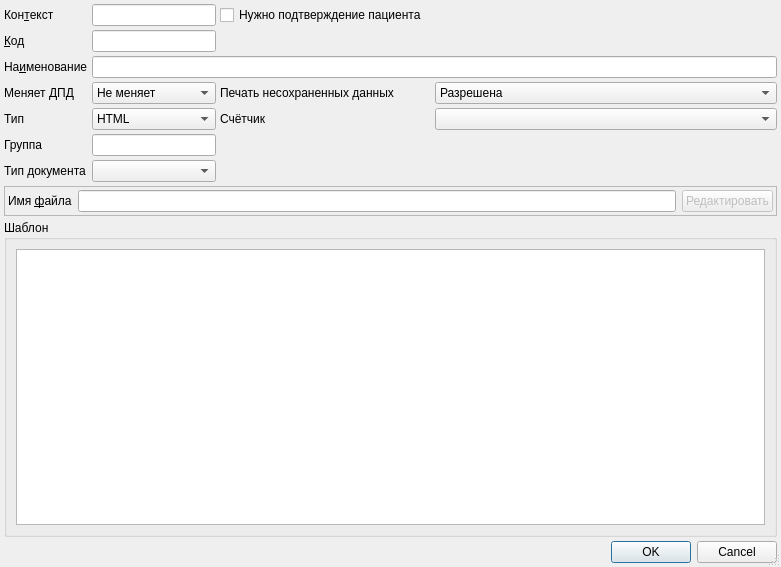
<?xml version="1.0" encoding="UTF-8"?>
<ui version="4.0">
 <class>PrintTemplateEditorDialog</class>
 <widget class="QDialog" name="PrintTemplateEditorDialog">
  <property name="geometry">
   <rect>
    <x>0</x>
    <y>0</y>
    <width>679</width>
    <height>567</height>
   </rect>
  </property>
  <property name="windowTitle">
   <string>ChangeMe!</string>
  </property>
  <property name="sizeGripEnabled">
   <bool>true</bool>
  </property>
  <layout class="QGridLayout">
   <property name="margin">
    <number>4</number>
   </property>
   <property name="spacing">
    <number>4</number>
   </property>
   <item row="10" column="0" colspan="5">
    <widget class="QFrame" name="frmExaro">
     <property name="frameShape">
      <enum>QFrame::StyledPanel</enum>
     </property>
     <property name="frameShadow">
      <enum>QFrame::Raised</enum>
     </property>
     <layout class="QGridLayout" name="gridLayout_2">
      <property name="margin">
       <number>3</number>
      </property>
      <item row="3" column="0">
       <widget class="QLabel" name="lblFileName">
        <property name="text">
         <string>Имя &amp;файла</string>
        </property>
        <property name="buddy">
         <cstring>edtFileName</cstring>
        </property>
       </widget>
      </item>
      <item row="3" column="2">
       <widget class="QPushButton" name="btnEdit">
        <property name="enabled">
         <bool>false</bool>
        </property>
        <property name="toolTip">
         <string>Изменить шаблон Exaro во внешнем редакторе</string>
        </property>
        <property name="text">
         <string>Редактировать</string>
        </property>
       </widget>
      </item>
      <item row="3" column="1">
       <widget class="QLineEdit" name="edtFileName">
        <property name="minimumSize">
         <size>
          <width>200</width>
          <height>0</height>
         </size>
        </property>
       </widget>
      </item>
     </layout>
    </widget>
   </item>
   <item row="11" column="0" colspan="5">
    <widget class="QGroupBox" name="grpDefault">
     <property name="title">
      <string>Шаблон</string>
     </property>
     <layout class="QGridLayout" name="gridLayout">
      <item row="0" column="0">
       <widget class="QTextEdit" name="edtDefault"/>
      </item>
     </layout>
    </widget>
   </item>
   <item row="0" column="1">
    <widget class="QLineEdit" name="edtContext"/>
   </item>
   <item row="1" column="0">
    <widget class="QLabel" name="lblCode">
     <property name="text">
      <string>&amp;Код</string>
     </property>
     <property name="buddy">
      <cstring>edtCode</cstring>
     </property>
    </widget>
   </item>
   <item row="2" column="0">
    <widget class="QLabel" name="lblName">
     <property name="text">
      <string>На&amp;именование</string>
     </property>
     <property name="buddy">
      <cstring>edtName</cstring>
     </property>
    </widget>
   </item>
   <item row="1" column="1">
    <widget class="QLineEdit" name="edtCode"/>
   </item>
   <item row="2" column="1" colspan="4">
    <widget class="QLineEdit" name="edtName">
     <property name="minimumSize">
      <size>
       <width>200</width>
       <height>0</height>
      </size>
     </property>
    </widget>
   </item>
   <item row="5" column="0">
    <widget class="QLabel" name="lblType">
     <property name="text">
      <string>Тип</string>
     </property>
     <property name="buddy">
      <cstring>cmbType</cstring>
     </property>
    </widget>
   </item>
   <item row="0" column="0">
    <widget class="QLabel" name="lblContext">
     <property name="text">
      <string>Кон&amp;текст</string>
     </property>
     <property name="buddy">
      <cstring>edtContext</cstring>
     </property>
    </widget>
   </item>
   <item row="4" column="1">
    <widget class="QComboBox" name="cmbDPD">
     <item>
      <property name="text">
       <string>Не меняет</string>
      </property>
     </item>
     <item>
      <property name="text">
       <string>Меняет на &quot;Да&quot;</string>
      </property>
     </item>
     <item>
      <property name="text">
       <string>Меняет на &quot;Нет&quot;</string>
      </property>
     </item>
    </widget>
   </item>
   <item row="5" column="1">
    <widget class="QComboBox" name="cmbType">
     <item>
      <property name="text">
       <string>HTML</string>
      </property>
     </item>
     <item>
      <property name="text">
       <string>Exaro</string>
      </property>
     </item>
     <item>
      <property name="text">
       <string>SVG</string>
      </property>
     </item>
    </widget>
   </item>
   <item row="4" column="0">
    <widget class="QLabel" name="lblDPD">
     <property name="text">
      <string>Меняет ДПД</string>
     </property>
     <property name="buddy">
      <cstring>cmbDPD</cstring>
     </property>
    </widget>
   </item>
   <item row="4" column="4">
    <widget class="QComboBox" name="cmbBanUnkeptData">
     <property name="toolTip">
      <string>На данный момент распространяется только на обращения. Доступно 3 варианта: &lt;ul&gt;&lt;li&gt;&lt;i&gt;Разрешено&lt;/i&gt; - печать доступна в любой момент.&lt;/li&gt;&lt;li&gt;&lt;i&gt;Запрещена&lt;/i&gt; - пока данные не будут сохранены, шаблоны не будут доступны для выбора.&lt;/li&gt;&lt;li&gt;&lt;i&gt;Запрещена, упрощенный режим сохранения&lt;/i&gt; - до сохранения данных шаблоны доступны для выбора, однако при их выборе будет выведено предупреждение с предложением сохранить данные. Пока данные не будут успешно сохранены, шаблон напечатан не будет.&lt;/li&gt;&lt;/ul&gt;</string>
     </property>
     <item>
      <property name="text">
       <string>Разрешена</string>
      </property>
     </item>
     <item>
      <property name="text">
       <string>Запрещена</string>
      </property>
     </item>
     <item>
      <property name="text">
       <string>Запрещена, доступен упрощенный режим сохранения</string>
      </property>
     </item>
    </widget>
   </item>
   <item row="1" column="3" colspan="2">
    <spacer>
     <property name="orientation">
      <enum>Qt::Horizontal</enum>
     </property>
     <property name="sizeHint" stdset="0">
      <size>
       <width>133</width>
       <height>22</height>
      </size>
     </property>
    </spacer>
   </item>
   <item row="5" column="4">
    <widget class="CRBComboBox" name="cmbCounter">
     <property name="toolTip">
      <string>На данный момент распространяется только на обращения. Доступно 3 варианта: &lt;ul&gt;&lt;li&gt;&lt;i&gt;Разрешено&lt;/i&gt; - печать доступна в любой момент.&lt;/li&gt;&lt;li&gt;&lt;i&gt;Запрещена&lt;/i&gt; - пока данные не будут сохранены, шаблоны не будут доступны для выбора.&lt;/li&gt;&lt;li&gt;&lt;i&gt;Запрещена, упрощенный режим сохранения&lt;/i&gt; - до сохранения данных шаблоны доступны для выбора, однако при их выборе будет выведено предупреждение с предложением сохранить данные. Пока данные не будут успешно сохранены, шаблон напечатан не будет.&lt;/li&gt;&lt;/ul&gt;</string>
     </property>
    </widget>
   </item>
   <item row="0" column="3" colspan="2">
    <spacer>
     <property name="orientation">
      <enum>Qt::Horizontal</enum>
     </property>
     <property name="sizeHint" stdset="0">
      <size>
       <width>131</width>
       <height>22</height>
      </size>
     </property>
    </spacer>
   </item>
   <item row="12" column="0" colspan="5">
    <widget class="QDialogButtonBox" name="buttonBox">
     <property name="orientation">
      <enum>Qt::Horizontal</enum>
     </property>
     <property name="standardButtons">
      <set>QDialogButtonBox::Cancel|QDialogButtonBox::Ok</set>
     </property>
    </widget>
   </item>
   <item row="6" column="1">
    <widget class="QLineEdit" name="edtGroup"/>
   </item>
   <item row="6" column="0">
    <widget class="QLabel" name="lblGroup">
     <property name="text">
      <string>Группа</string>
     </property>
    </widget>
   </item>
   <item row="7" column="1">
    <widget class="CRBComboBox" name="cmbIEMKDoc"/>
   </item>
   <item row="7" column="0">
    <widget class="QLabel" name="label">
     <property name="text">
      <string>Тип документа</string>
     </property>
    </widget>
   </item>
   <item row="0" column="2">
    <widget class="QCheckBox" name="chkPatientApply">
     <property name="sizePolicy">
      <sizepolicy hsizetype="Expanding" vsizetype="Fixed">
       <horstretch>30</horstretch>
       <verstretch>0</verstretch>
      </sizepolicy>
     </property>
     <property name="minimumSize">
      <size>
       <width>0</width>
       <height>0</height>
      </size>
     </property>
     <property name="maximumSize">
      <size>
       <width>236</width>
       <height>16777215</height>
      </size>
     </property>
     <property name="sizeIncrement">
      <size>
       <width>0</width>
       <height>0</height>
      </size>
     </property>
     <property name="baseSize">
      <size>
       <width>0</width>
       <height>0</height>
      </size>
     </property>
     <property name="layoutDirection">
      <enum>Qt::LeftToRight</enum>
     </property>
     <property name="text">
      <string>Нужно подтверждение пациента</string>
     </property>
     <property name="tristate">
      <bool>false</bool>
     </property>
    </widget>
   </item>
   <item row="4" column="2">
    <widget class="QLabel" name="lblBanUnkeptData">
     <property name="toolTip">
      <string>На данный момент распространяется только на обращения. Доступно 3 варианта: &lt;ul&gt;&lt;li&gt;&lt;i&gt;Разрешено&lt;/i&gt; - печать доступна в любой момент.&lt;/li&gt;&lt;li&gt;&lt;i&gt;Запрещена&lt;/i&gt; - пока данные не будут сохранены, шаблоны не будут доступны для выбора.&lt;/li&gt;&lt;li&gt;&lt;i&gt;Запрещена, упрощенный режим сохранения&lt;/i&gt; - до сохранения данных шаблоны доступны для выбора, однако при их выборе будет выведено предупреждение с предложением сохранить данные. Пока данные не будут успешно сохранены, шаблон напечатан не будет.&lt;/li&gt;&lt;/ul&gt;</string>
     </property>
     <property name="text">
      <string>Печать несохраненных данных</string>
     </property>
     <property name="buddy">
      <cstring>cmbBanUnkeptData</cstring>
     </property>
    </widget>
   </item>
   <item row="5" column="2">
    <widget class="QLabel" name="lblCounter">
     <property name="toolTip">
      <string>На данный момент распространяется только на обращения. Доступно 3 варианта: &lt;ul&gt;&lt;li&gt;&lt;i&gt;Разрешено&lt;/i&gt; - печать доступна в любой момент.&lt;/li&gt;&lt;li&gt;&lt;i&gt;Запрещена&lt;/i&gt; - пока данные не будут сохранены, шаблоны не будут доступны для выбора.&lt;/li&gt;&lt;li&gt;&lt;i&gt;Запрещена, упрощенный режим сохранения&lt;/i&gt; - до сохранения данных шаблоны доступны для выбора, однако при их выборе будет выведено предупреждение с предложением сохранить данные. Пока данные не будут успешно сохранены, шаблон напечатан не будет.&lt;/li&gt;&lt;/ul&gt;</string>
     </property>
     <property name="text">
      <string>Счётчик</string>
     </property>
     <property name="buddy">
      <cstring>cmbCounter</cstring>
     </property>
    </widget>
   </item>
  </layout>
 </widget>
 <customwidgets>
  <customwidget>
   <class>CRBComboBox</class>
   <extends>QComboBox</extends>
   <header>library/crbcombobox.h</header>
  </customwidget>
 </customwidgets>
 <tabstops>
  <tabstop>edtContext</tabstop>
  <tabstop>edtCode</tabstop>
  <tabstop>edtName</tabstop>
  <tabstop>cmbDPD</tabstop>
  <tabstop>cmbType</tabstop>
  <tabstop>cmbBanUnkeptData</tabstop>
  <tabstop>cmbCounter</tabstop>
  <tabstop>edtFileName</tabstop>
  <tabstop>btnEdit</tabstop>
  <tabstop>edtDefault</tabstop>
  <tabstop>buttonBox</tabstop>
 </tabstops>
 <resources/>
 <connections>
  <connection>
   <sender>buttonBox</sender>
   <signal>accepted()</signal>
   <receiver>PrintTemplateEditorDialog</receiver>
   <slot>accept()</slot>
   <hints>
    <hint type="sourcelabel">
     <x>194</x>
     <y>309</y>
    </hint>
    <hint type="destinationlabel">
     <x>156</x>
     <y>318</y>
    </hint>
   </hints>
  </connection>
  <connection>
   <sender>buttonBox</sender>
   <signal>rejected()</signal>
   <receiver>PrintTemplateEditorDialog</receiver>
   <slot>reject()</slot>
   <hints>
    <hint type="sourcelabel">
     <x>248</x>
     <y>309</y>
    </hint>
    <hint type="destinationlabel">
     <x>311</x>
     <y>318</y>
    </hint>
   </hints>
  </connection>
 </connections>
</ui>
